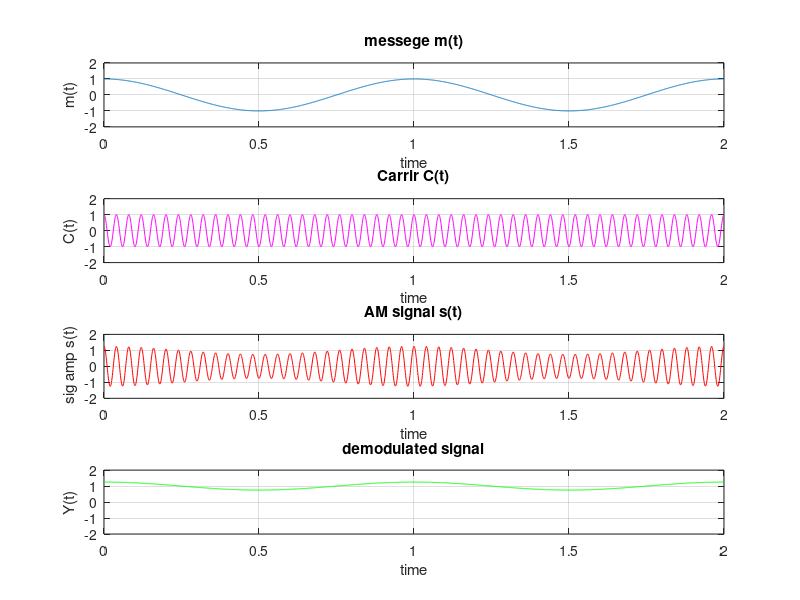

Source code (MATLAB):
% Ac[1 + m cos(2 pi fmt)] cos(2pi fc t)
t= 0:0.001:2;
fc=25;
fm=1;
m=0.25;
Ac=1;
mt= cos(2 * pi * fm * t);
ct= cos( 2 * pi * fc * t);
st= Ac* ct .* (1 + m.*mt);

subplot(4,1,1);
plot(t,mt);
axis([0 2 -2 2]);
title('messege m(t)');
xlabel('time');
ylabel('m(t)');
grid on;
%***********

subplot(4,1,2);
plot(t,ct,'m');
axis([0 2 -2 2]);
title('Carrir C(t)');
xlabel('time');
ylabel('C(t)');
grid on;
%***********

subplot(4,1,3);
plot(t,st,'r');
axis([0 2 -2 2]);
title('AM signal s(t)');
xlabel('time');
ylabel(' sig amp s(t)');
grid on;
%***********
absm=(1 + m.*mt);
env= abs(absm);
subplot(4,1,4);
plot(t,env,'g');
axis([0 2 -2 2]);
title('demodulated signal');
xlabel('time');
ylabel('Y(t)');
grid on;